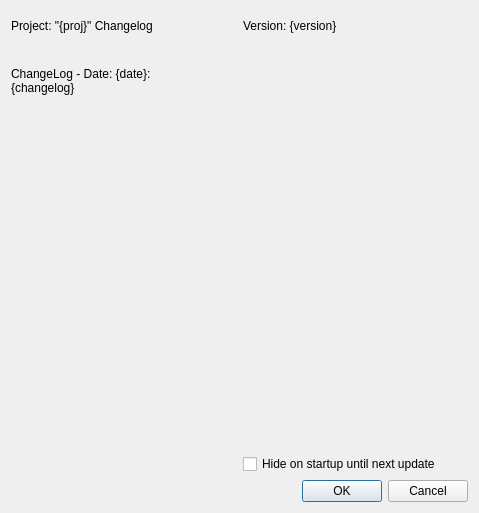
<?xml version="1.0" encoding="UTF-8"?>
<ui version="4.0">
 <class>Dialog</class>
 <widget class="QDialog" name="Dialog">
  <property name="geometry">
   <rect>
    <x>0</x>
    <y>0</y>
    <width>479</width>
    <height>513</height>
   </rect>
  </property>
  <property name="windowTitle">
   <string>Dialog</string>
  </property>
  <layout class="QGridLayout" name="gridLayout">
   <item row="0" column="0">
    <layout class="QGridLayout" name="overall_gridLayout">
     <item row="2" column="0" colspan="2">
      <widget class="QLabel" name="changelog_l">
       <property name="text">
        <string>ChangeLog - Date: {date}:
{changelog}</string>
       </property>
       <property name="alignment">
        <set>Qt::AlignLeading|Qt::AlignLeft|Qt::AlignTop</set>
       </property>
      </widget>
     </item>
     <item row="0" column="0">
      <widget class="QLabel" name="project_l">
       <property name="maximumSize">
        <size>
         <width>16777215</width>
         <height>30</height>
        </size>
       </property>
       <property name="text">
        <string>Project: &quot;{proj}&quot; Changelog</string>
       </property>
      </widget>
     </item>
     <item row="4" column="0" colspan="2">
      <widget class="QDialogButtonBox" name="okcancel_bb">
       <property name="orientation">
        <enum>Qt::Horizontal</enum>
       </property>
       <property name="standardButtons">
        <set>QDialogButtonBox::Cancel|QDialogButtonBox::Ok</set>
       </property>
      </widget>
     </item>
     <item row="0" column="1">
      <widget class="QLabel" name="version_l">
       <property name="maximumSize">
        <size>
         <width>16777215</width>
         <height>30</height>
        </size>
       </property>
       <property name="text">
        <string>Version: {version}</string>
       </property>
      </widget>
     </item>
     <item row="3" column="1">
      <widget class="QCheckBox" name="hideUntilUpdate_cb">
       <property name="toolTip">
        <string>&lt;html&gt;&lt;head/&gt;&lt;body&gt;&lt;p&gt;Disable this so that this window doesn't pop up every time you start the program&lt;/p&gt;&lt;/body&gt;&lt;/html&gt;</string>
       </property>
       <property name="whatsThis">
        <string>&lt;html&gt;&lt;head/&gt;&lt;body&gt;&lt;p&gt;A config setting which will modify the current Users's preferences&lt;/p&gt;&lt;/body&gt;&lt;/html&gt;</string>
       </property>
       <property name="text">
        <string>Hide on startup until next update</string>
       </property>
      </widget>
     </item>
     <item row="1" column="0">
      <spacer name="verticalSpacer">
       <property name="orientation">
        <enum>Qt::Vertical</enum>
       </property>
       <property name="sizeType">
        <enum>QSizePolicy::Fixed</enum>
       </property>
       <property name="sizeHint" stdset="0">
        <size>
         <width>20</width>
         <height>20</height>
        </size>
       </property>
      </spacer>
     </item>
    </layout>
   </item>
  </layout>
 </widget>
 <resources/>
 <connections>
  <connection>
   <sender>okcancel_bb</sender>
   <signal>accepted()</signal>
   <receiver>Dialog</receiver>
   <slot>accept()</slot>
   <hints>
    <hint type="sourcelabel">
     <x>248</x>
     <y>254</y>
    </hint>
    <hint type="destinationlabel">
     <x>157</x>
     <y>274</y>
    </hint>
   </hints>
  </connection>
  <connection>
   <sender>okcancel_bb</sender>
   <signal>rejected()</signal>
   <receiver>Dialog</receiver>
   <slot>reject()</slot>
   <hints>
    <hint type="sourcelabel">
     <x>316</x>
     <y>260</y>
    </hint>
    <hint type="destinationlabel">
     <x>286</x>
     <y>274</y>
    </hint>
   </hints>
  </connection>
 </connections>
</ui>
